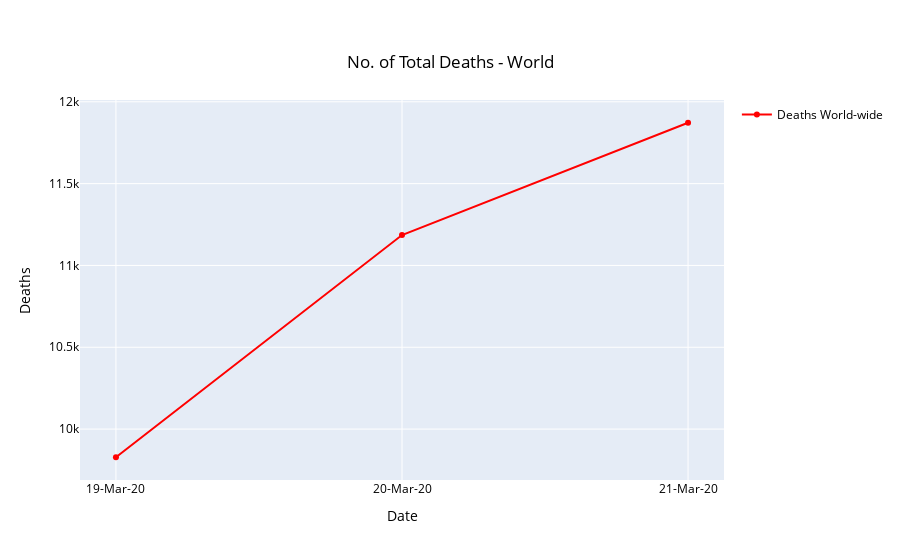

Notebook source saved alongside this figure:
### Code cell
fig = go.Figure(data=go.Scatter(x=df['DATE'], y=df['DEATHS'], name='Deaths World-wide', mode='lines+markers', 
                                line_color='red'))
fig.update_layout(
    showlegend=True,
    title= {
        'text': 'No. of Total Deaths - World',
        'y':0.9,
        'x':0.5,
        'xanchor': 'center',
        'yanchor': 'top'
    },
    
    xaxis_title="Date",
    yaxis_title="Deaths",
    font=dict(
        color="black"
    )
)
fig.show()

### Figure 1 — Plotly figure (JSON) as saved in the notebook; plotly's stock layout.template omitted (floating-point values rounded to 4 significant figures)
{"data": [{"line": {"color": "red"}, "mode": "lines+markers", "name": "Deaths World-wide", "type": "scatter", "x": ["19-Mar-20", "20-Mar-20", "21-Mar-20"], "y": [9828, 11186, 11872]}], "layout": {"font": {"color": "black"}, "showlegend": true, "title": {"text": "No. of Total Deaths - World", "x": 0.5, "xanchor": "center", "y": 0.9, "yanchor": "top"}, "xaxis": {"title": {"text": "Date"}}, "yaxis": {"title": {"text": "Deaths"}}}}
